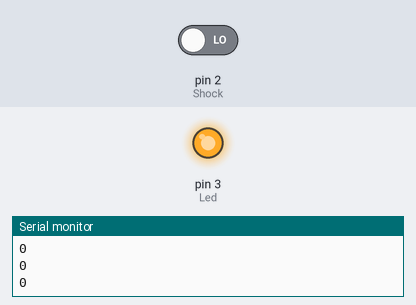
This program was run on a simulated Arduino Uno, built with avr-gcc and run on an emulated ATmega328P. Shown: output pins drawn as LEDs (lit = HIGH), the last lines printed to the serial monitor. Inputs (shaded band) come from the test bench; at power-on: pin 2 (Shock) LOW.

Above: at 4.8 s.
4.9 s: pin 2 (Shock) driven HIGH
At 6.9 s:
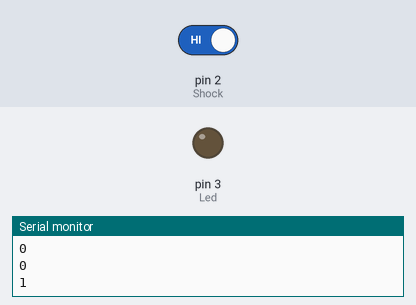
7.6 s: pin 2 (Shock) driven LOW
At 8.4 s:
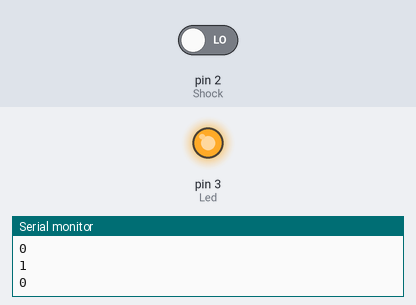
Timing chart, 0 to 10.6 s (numbered marks = the images above; inputs shaded):
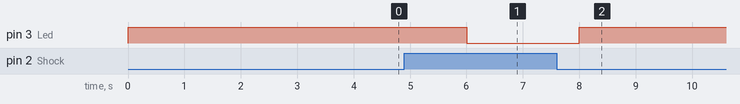

Measured:
- after the input at 4.9 s, pin 3 (Led): HIGH → LOW after 1.1 s
- after the input at 7.6 s, pin 3 (Led): LOW → HIGH after 0.40 s

The program:

main.cpp
```cpp
/*Autor: Denilson Gomes Vaz da Silva
* Graduando em Engenharia de Computação
* Universidade Federal do Ceará - UFC
*
* sensorHit:
* Código para verificar valor do sensorHit
*/

#include <Arduino.h>

//Variaveis e Constantes
int Led = 3;// Pino do led
int Shock = 2;// Pino do sensor
int val;

void setup () {
 Serial.begin(9600); //Inicia comunicação serial
 pinMode(Led, OUTPUT); //Pino led como saida
 pinMode(Shock, INPUT); //Pino sensor como entrada
}

void loop () {
 val = digitalRead (Shock);// Atribui o valor do sensor para val
 Serial.println(val); //Exibe o val
 if (val) {// Se val
  digitalWrite(Led, LOW); //Apaga o led
 }
 else {//Caso contrario
  digitalWrite(Led, HIGH);//Acende o led
 }
delay(2000);//Espera 2 segundos
}
```
